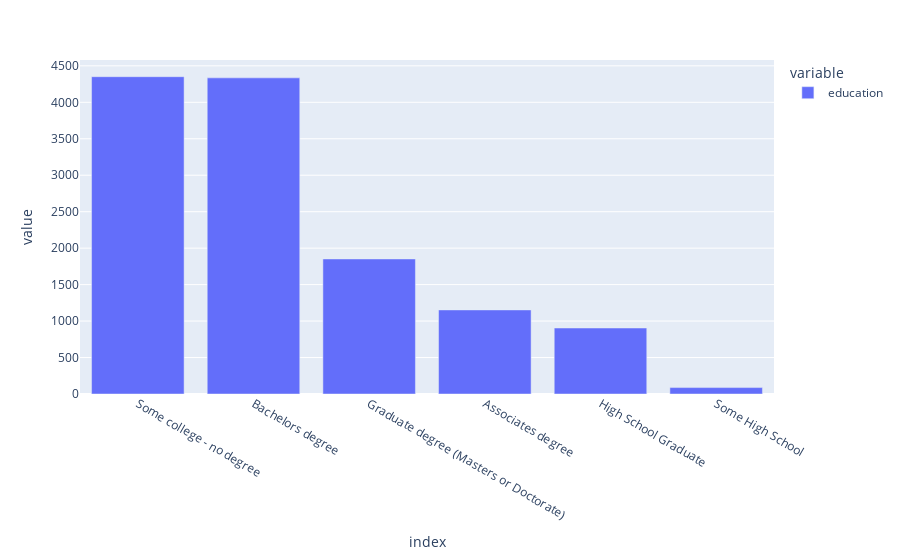

The code cell stored with this chart in its notebook:
### Code cell
px.bar(df['education'].value_counts())

### Figure 1 — Plotly figure (JSON) as saved in the notebook; plotly's stock layout.template omitted (floating-point values rounded to 4 significant figures)
{"data": [{"alignmentgroup": "True", "hovertemplate": "variable=education<br>index=%{x}<br>value=%{y}<extra></extra>", "legendgroup": "education", "marker": {"color": "#636efa", "pattern": {"shape": ""}}, "name": "education", "offsetgroup": "education", "orientation": "v", "showlegend": true, "textposition": "auto", "type": "bar", "x": ["Some college - no degree", "Bachelors degree", "Graduate degree (Masters or Doctorate)", "Associates degree", "High School Graduate", "Some High School"], "xaxis": "x", "y": [4351, 4335, 1852, 1153, 905, 88], "yaxis": "y"}], "layout": {"barmode": "relative", "legend": {"title": {"text": "variable"}, "tracegroupgap": 0}, "margin": {"t": 60}, "xaxis": {"anchor": "y", "domain": [0, 1], "title": {"text": "index"}}, "yaxis": {"anchor": "x", "domain": [0, 1], "title": {"text": "value"}}}}
